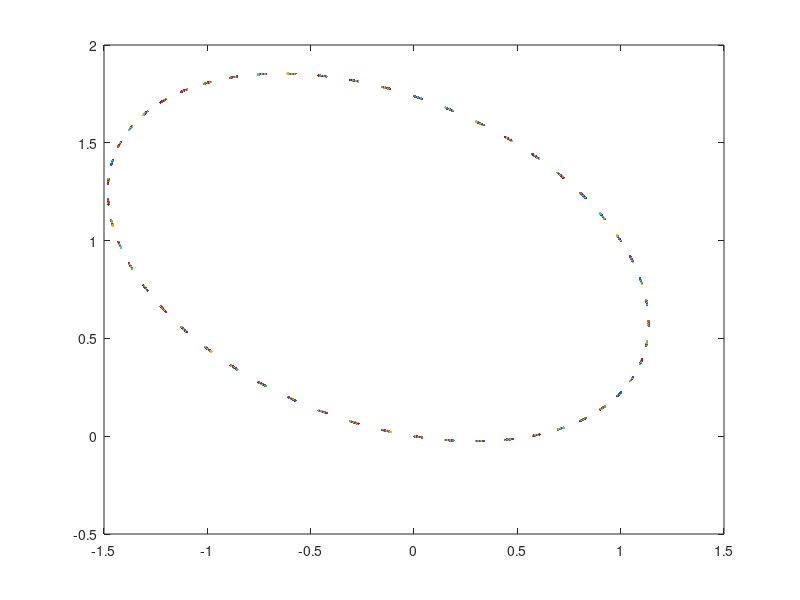

Recreate this plot in MATLAB.
% test some ifs stuff
% Copyright 1999 by Todd K. Moon

lambda = 1;
theta = 2.325
c = cos(theta);
s = sin(theta);
e = 1;
A = [c -s; s c]*[e lambda; 0 1];
b = [1; 1];
%b = [0;0];

x = [1;1];
hold off;
plot(x(1),x(2));
hold on;
for i=1:1000
  x = A*x + b;
  plot(x(1),x(2));
  for wait=1:100
    t = sqrt(wait);
  end
end